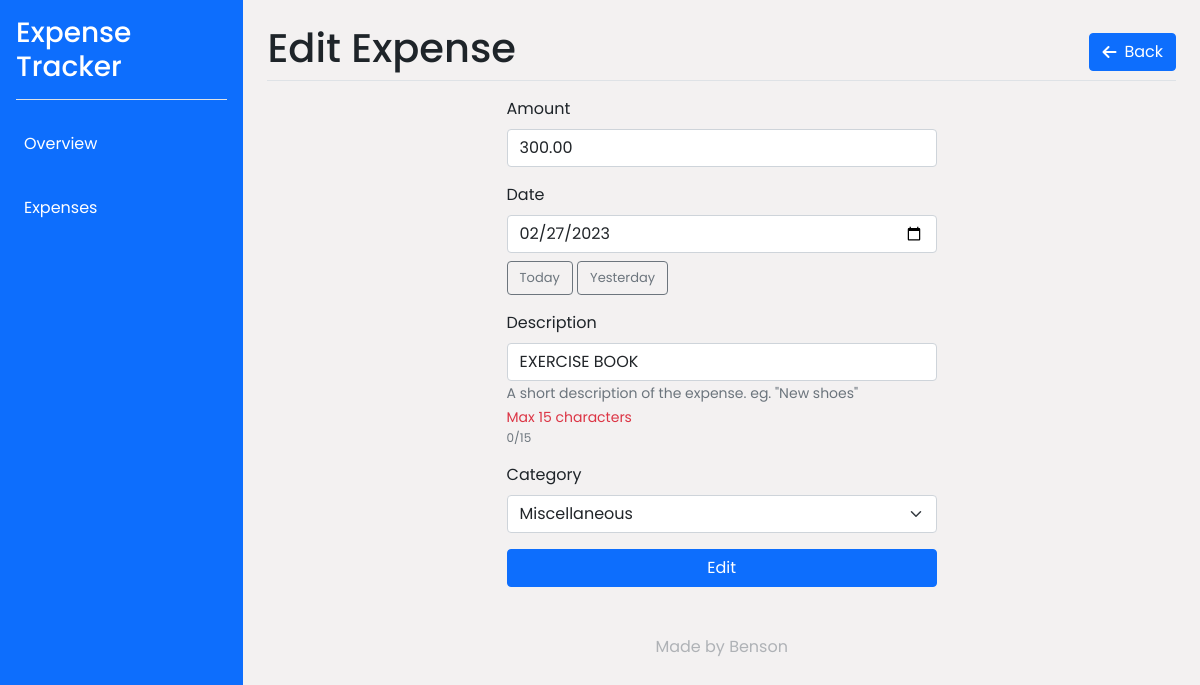
The page /?view=edit&exp=33 on the database its author committed.
### tables this page shows
CREATE TABLE `expenses` (
  `id` int(11) NOT NULL,
  `amount` decimal(10,2) DEFAULT NULL,
  `date` date DEFAULT NULL,
  `description` varchar(255) DEFAULT NULL,
  `category` varchar(255) DEFAULT NULL
);

### includes/edit.php (the view, shortened to what this page needs)
<?php
$expense = getExpense($conn, $_GET['exp']);
?>
<div class="mb-3 border-bottom d-flex align-items-center justify-content-between">
    <h1>Edit Expense</h1>
    <a href="./?view=expenses" class="btn btn-primary d-flex gap-2 align-items-center">
        <i class="fa-solid fa-arrow-left"></i> <span>Back</span>
    </a>
</div>
<div class="container">
    <div class="row">
        <div class="col-12 col-md-6 mx-auto">
            <form action="./processes/edit.proc.php" method="POST">
                <div class="mb-3">
                    <label for="amount" class="form-label">Amount</label>
                    <input type="text" class="form-control" id="amount" name="amount" value="<?= $expense['amount'] ?>">
                </div>
                <div class="mb-3">
                    <label for="date" class="form-label">Date</label>
                    <input type="date" class="form-control mb-2" id="date" name="date" value="<?= $expense['date'] ?>">
                    <button class="btn btn-outline-secondary" type="button" style="font-size: 13px;" id="pick-today">Today</button>
                    <button class="btn btn-outline-secondary" type="button" style="font-size: 13px;" id="pick-yesterday">Yesterday</button>
                </div>
                <div class="mb-3">
                    <label for="description" class="form-label">Description</label>
                    <input type="text" class="form-control" id="description" name="description" value="<?= $expense['description'] ?>">
                    <small id="descriptionHelp" class="form-text text-muted">A short description of the expense. eg. "New shoes" <br>
                        <span class="text-danger">Max 15 characters</span>
                    </small>
                    <div class="text-muted" style="font-size: 12px;">
                        <span id="description-count">0</span>/15
                    </div>
                </div>
                <div class="mb-3">
                    <label for="category" class="form-label">Category</label>
                    <select class="form-select" aria-label="Default select example" id="category" name="category">
                        <option value="Miscellaneous" <?= $expense['category'] === 'Miscellaneous' ? 'selected' : '' ?>>Miscellaneous</option>
                    </select>
                </div>
                <button type="submit" name="edit" class="btn btn-primary w-100">Edit</button>
            </form>
        </div>
    </div>
</div>

### src/styles/style.css (style rules this page uses)
* { transition: all 0.1s ease-in-out; }
html, body { height: 100% !important; }
body { font-family: "Poppins", sans-serif; font-size: 16px; font-weight: 400; line-height: 1.5; color: #1e2429; background-color: #f3f1f1; }

### rows shown on the page
expenses: amount "300.00", date "02/27/2023", description "EXERCISE BOOK", category "Miscellaneous"
